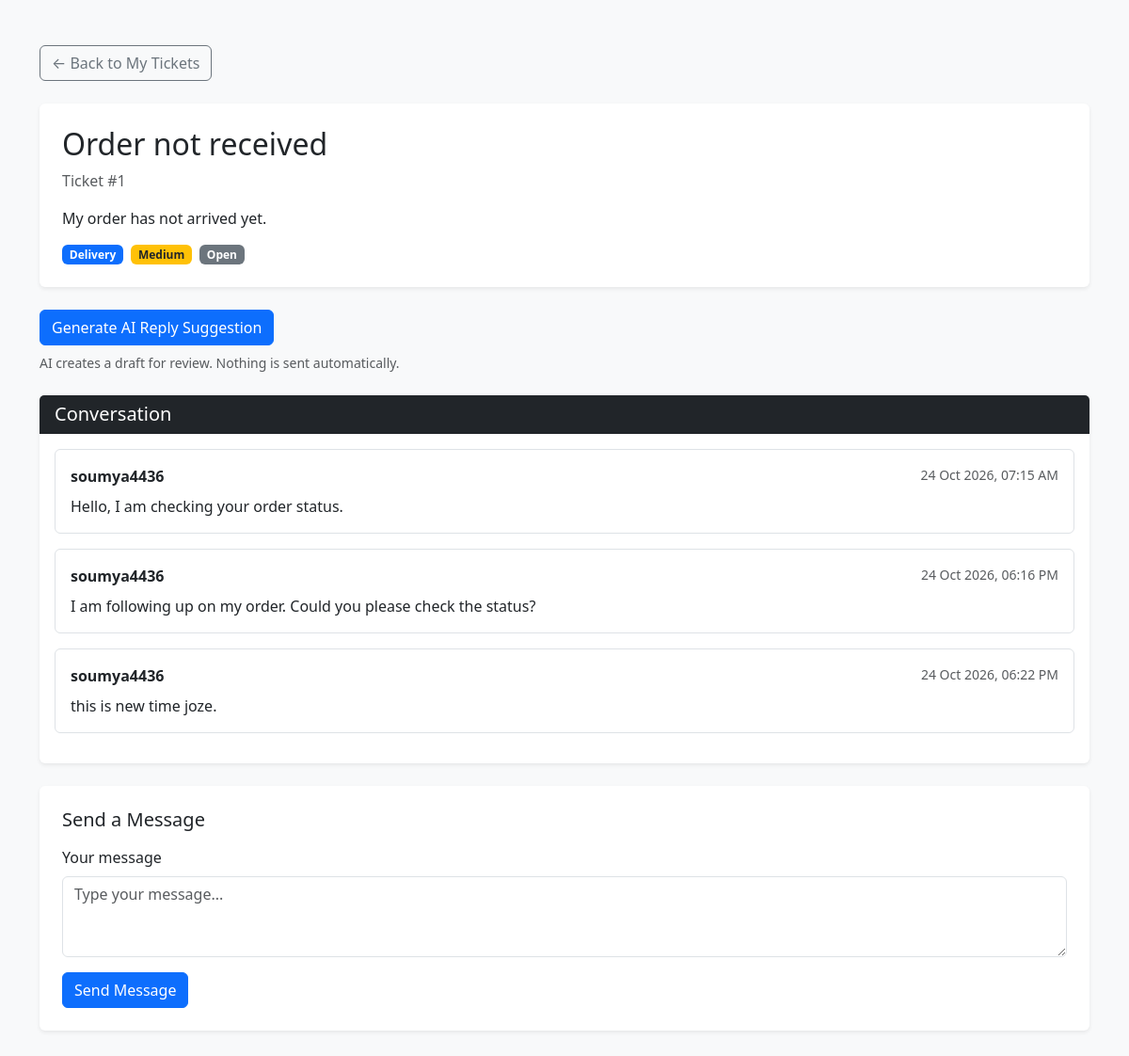
The app's page /tickets/1/ (signed in), older data.
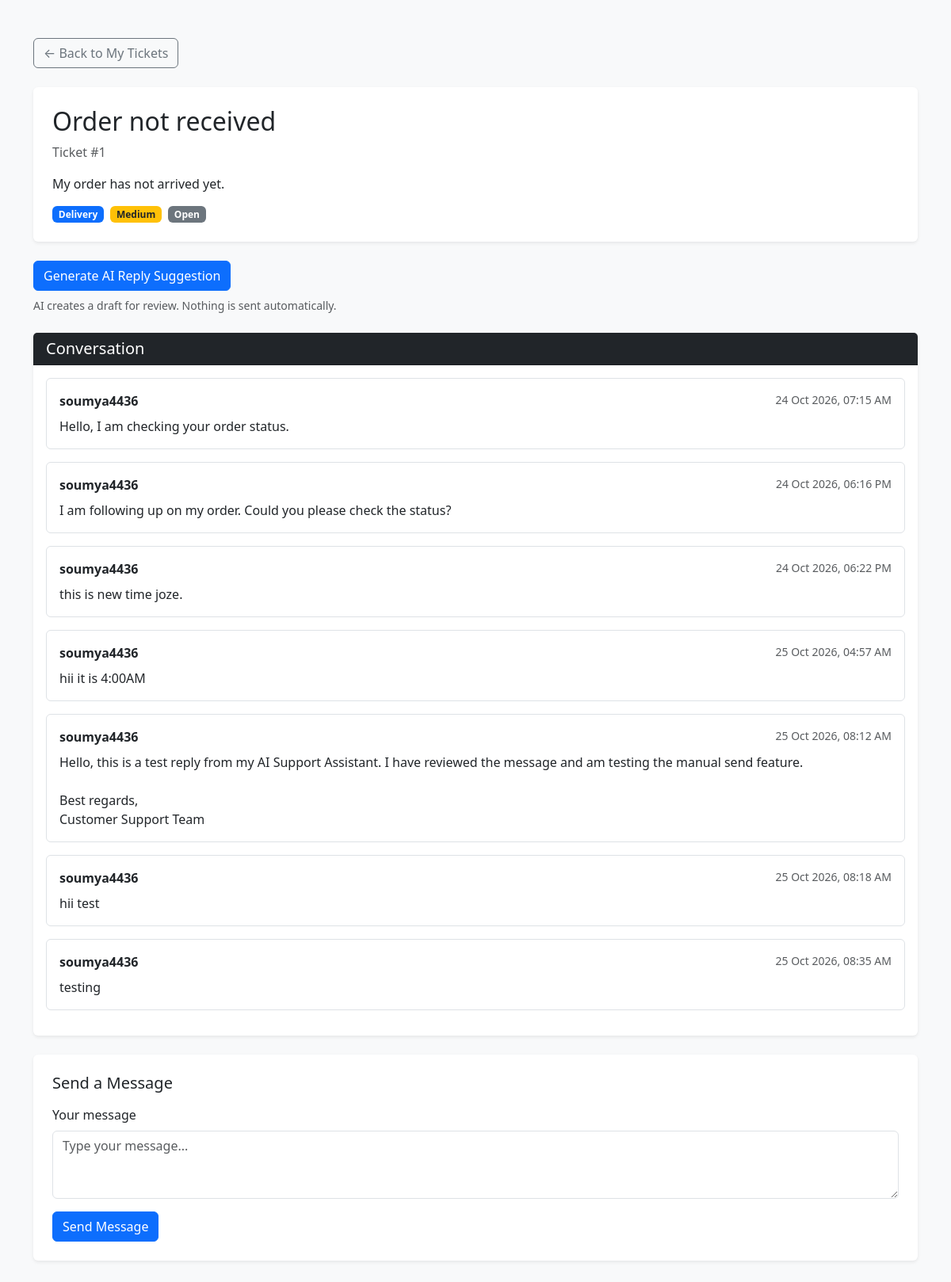
The same page, newer data.
### tickets/models.py (models this page shows, shortened)
class Ticket(models.Model):
    CATEGORY_CHOICES = [
        ("BILLING", "Billing"),
        ("TECHNICAL", "Technical"),
        ("ACCOUNT", "Account"),
        ("DELIVERY", "Delivery"),
        ("OTHER", "Other"),
    ]
    PRIORITY_CHOICES = [
        ("LOW", "Low"),
        ("MEDIUM", "Medium"),
        ("HIGH", "High"),
        ("URGENT", "Urgent"),
    ]
    STATUS_CHOICES = [
        ("OPEN", "Open"),
        ("IN_PROGRESS", "In Progress"),
        ("RESOLVED", "Resolved"),
        ("CLOSED", "Closed"),
    ]
    customer = models.ForeignKey(
        settings.AUTH_USER_MODEL,
        on_delete=models.CASCADE,
        related_name="customer_tickets",
    )
    subject = models.CharField(max_length=200)
    description = models.TextField()
    category = models.CharField(
        max_length=20,
        choices=CATEGORY_CHOICES,
        default="OTHER",
    )
    priority = models.CharField(
        max_length=10,
        choices=PRIORITY_CHOICES,
        default="MEDIUM",
    )
    status = models.CharField(
        max_length=20,
        choices=STATUS_CHOICES,
        default="OPEN",
    )
    assigned_agent = models.ForeignKey(
        settings.AUTH_USER_MODEL,
        on_delete=models.SET_NULL,
        null=True,
        blank=True,
        related_name="assigned_tickets",
    )
    created_at = models.DateTimeField(auto_now_add=True)
    updated_at = models.DateTimeField(auto_now=True)

class Message(models.Model):
    ticket = models.ForeignKey(
        Ticket,
        on_delete=models.CASCADE,
        related_name="messages",
    )
    sender = models.ForeignKey(
        settings.AUTH_USER_MODEL,
        on_delete=models.CASCADE,
        related_name="support_messages",
    )
    body = models.TextField()
    created_at = models.DateTimeField(auto_now_add=True)
    class Meta:
        ordering = ["created_at"]

### tickets/views.py (the view)
@login_required
def ticket_detail(request, ticket_id):
    ticket = get_object_or_404(
        Ticket,
        pk=ticket_id,
        customer=request.user,
    )
    ticket_messages = ticket.messages.select_related(
        "sender"
    ).order_by("created_at")
    if request.method == "POST":
        form = MessageForm(request.POST)
        if form.is_valid():
            message = form.save(commit=False)
            message.ticket = ticket
            message.sender = request.user
            message.save()
            messages.success(
                request,
                "Your message has been sent successfully!",
            )
            return redirect(
                "tickets:ticket_detail",
                ticket_id=ticket.pk,
            )
    else:
        form = MessageForm()
    context = {
        "ticket": ticket,
        "ticket_messages": ticket_messages,
        "form": form,
    }
    return render(
        request,
        "tickets/ticket_detail.html",
        context,
    )

### tickets/forms.py
class MessageForm(forms.ModelForm):
    class Meta:
        model = Message
        fields = ["body"]
        widgets = {
            "body": forms.Textarea(attrs={
                "class": "form-control",
                "placeholder": "Type your message...",
                "rows": 3,
            }),
        }

### templates/tickets/ticket_detail.html (shortened to what this page needs)
<!DOCTYPE html>
<html lang="en">
<head>
    <link
        href="https://cdn.jsdelivr.net/npm/bootstrap@5.3.3/dist/css/bootstrap.min.css"
        rel="stylesheet"
    >
</head>
<body class="bg-light">
<div class="container py-5">
    <a href="{% url 'tickets:my_tickets' %}"
       class="btn btn-outline-secondary mb-4">
        &larr; Back to My Tickets
    </a>
    <div class="card shadow-sm border-0 mb-4">
        <div class="card-body p-4">
            <h2>{{ ticket.subject }}</h2>
            <p class="text-muted mb-3">
                Ticket #{{ ticket.id }}
            </p>
            <p>{{ ticket.description }}</p>
            <div class="d-flex flex-wrap gap-2">
                <span class="badge bg-primary">
                    {{ ticket.get_category_display }}
                </span>
                <span class="badge bg-warning text-dark">
                    {{ ticket.get_priority_display }}
                </span>
                <span class="badge bg-secondary">
                    {{ ticket.get_status_display }}
                </span>
            </div>
        </div>
    </div>
<div class="mb-4">
    <form
        method="post"
        action="{% url 'tickets:suggest_ai_reply' ticket.id %}"
    >
        <button type="submit" class="btn btn-primary">
            Generate AI Reply Suggestion
        </button>
    </form>
    <small class="text-muted d-block mt-2">
        AI creates a draft for review. Nothing is sent automatically.
    </small>
</div>
    <div class="card shadow-sm border-0 mb-4">
        <div class="card-header bg-dark text-white">
            <h5 class="mb-0">Conversation</h5>
        </div>
        <div class="card-body">
            {% for message in ticket_messages %}
                <div class="border rounded p-3 mb-3">
                    <div class="d-flex justify-content-between flex-wrap gap-2">
                        <strong>{{ message.sender.username }}</strong>
                        <small class="text-muted">
                            {{ message.created_at|date:"d M Y, h:i A" }}
                        </small>
                    </div>
                    <p class="mb-0 mt-2"
                       style="white-space: pre-wrap;">{{ message.body }}</p>
                </div>
            {% empty %}
                <p class="text-muted">
                    No messages yet. Send the first message below.
                </p>
            {% endfor %}
        </div>
    </div>
    <div class="card shadow-sm border-0">
        <div class="card-body p-4">
            <h5 class="mb-3">Send a Message</h5>
            <form method="post">
                <div class="mb-3">
                    <label for="{{ form.body.id_for_label }}"
                           class="form-label">
                        Your message
                    </label>
                    {{ form.body }}
                </div>
                <button type="submit" class="btn btn-primary">
                    Send Message
                </button>
            </form>
        </div>
    </div>
</div>
</body>
</html>

Row changes from the older to the newer data that the page shows:
added Message: sender.username "soumya4436", created_at "25 Oct 2026, 04:57 AM", body "hii it is 4:00AM"
added Message: sender.username "soumya4436", created_at "25 Oct 2026, 08:12 AM", body "Hello, this is a test reply from my AI Support Assistant. I have reviewed the message and am testing the manual send feature. Best regards, Customer Support Team"
added Message: sender.username "soumya4436", created_at "25 Oct 2026, 08:18 AM", body "hii test"
added Message: sender.username "soumya4436", created_at "25 Oct 2026, 08:35 AM", body "testing"
